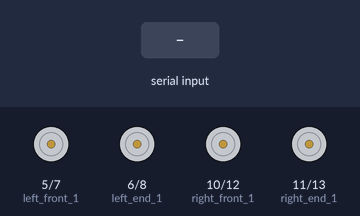
Simulated run of this sketch. Board: Arduino Uno, built with avr-gcc and run on an emulated ATmega328P. Parts: motor-driver pin pairs drawn as motors (green arrow = first pin HIGH = forward, orange = second pin HIGH = backward, longer = more drive). Inputs (shaded band) come from the test bench. What the sketch prints to the serial monitor is not drawn.

Above: at 1.2 s.
1.3 s: "G" received over the second serial link
At 2.1 s:
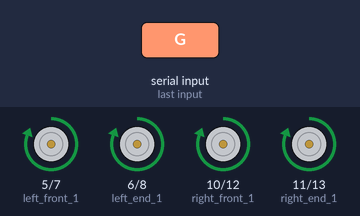
2.8 s: "K" received over the second serial link
At 3.3 s:
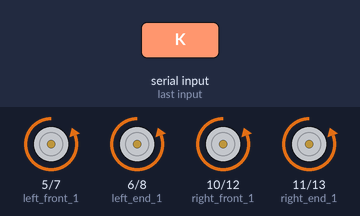
4.3 s: "H" received over the second serial link
At 5.5 s:
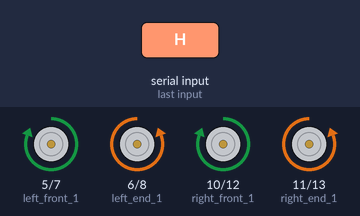
5.8 s: "J" received over the second serial link
At 6.8 s:
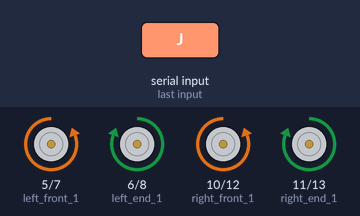
Timing chart, 0 to 8.3 s (numbered marks = the images above; inputs shaded):
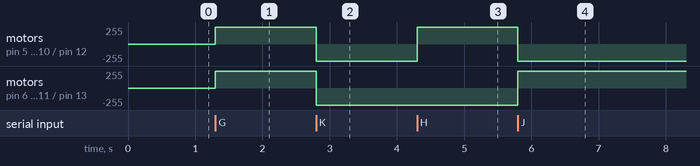

Measured:
- after the input at 1.3 s, motor on pin 5 (left_front_1) / pin 7 (left_front_2), motor on pin 6 (left_end_1) / pin 8 (left_end_2), motor on pin 10 (right_front_1) / pin 12 (right_front_2), motor on pin 11 (right_end_1) / pin 13 (right_end_2): stopped → forward 255/255 at once
- after the input at 2.8 s, motor on pin 5 (left_front_1) / pin 7 (left_front_2), motor on pin 6 (left_end_1) / pin 8 (left_end_2), motor on pin 10 (right_front_1) / pin 12 (right_front_2), motor on pin 11 (right_end_1) / pin 13 (right_end_2): forward 255/255 → backward 255/255 at once
- after the input at 4.3 s, motor on pin 5 (left_front_1) / pin 7 (left_front_2), motor on pin 10 (right_front_1) / pin 12 (right_front_2): backward 255/255 → forward 255/255 at once
- after the input at 5.8 s, motor on pin 5 (left_front_1) / pin 7 (left_front_2), motor on pin 10 (right_front_1) / pin 12 (right_front_2): forward 255/255 → backward 255/255 at once; motor on pin 6 (left_end_1) / pin 8 (left_end_2), motor on pin 11 (right_end_1) / pin 13 (right_end_2): backward 255/255 → forward 255/255 at once

The sketch:

25_car.ino
```cpp
#include <SoftwareSerial.h>

SoftwareSerial BT(3, 4);

const int left_front_1 = 5;
const int left_front_2 = 7;
const int left_end_1 = 6;
const int left_end_2 = 8;
const int right_front_1 = 10;
const int right_front_2 = 12;
const int right_end_1 = 11;
const int right_end_2 = 13;

char val;

void setup() {
  // put your setup code here, to run once:
  Serial.begin(9600);
  Serial.println("bluetooth is ready!");
  BT.begin(9600);

  pinMode(left_front_1, OUTPUT);
  pinMode(left_front_2, OUTPUT);
  pinMode(left_end_1, OUTPUT);
  pinMode(left_end_2, OUTPUT);

  pinMode(right_front_1, OUTPUT);
  pinMode(right_front_2, OUTPUT);
  pinMode(right_end_1, OUTPUT);
  pinMode(right_end_2, OUTPUT);

  digitalWrite(left_front_1, LOW);
  digitalWrite(left_front_2, LOW);
  digitalWrite(left_end_1, LOW);
  digitalWrite(left_end_2, LOW);

  digitalWrite(right_front_1, LOW);
  digitalWrite(right_front_2, LOW);
  digitalWrite(right_end_1, LOW);
  digitalWrite(right_end_2, LOW);
}

void loop() {
  if (BT.available()) {
    char newVal = BT.read();
    Serial.print(val);
    if (newVal != val) {
      val = newVal;
      if (val == 'A') {
        digitalWrite(left_front_1, LOW);
        digitalWrite(left_front_2, LOW);
        digitalWrite(left_end_1, LOW);
        digitalWrite(left_end_2, LOW);

        digitalWrite(right_front_1, LOW);
        digitalWrite(right_front_2, LOW);
        digitalWrite(right_end_1, LOW);
        digitalWrite(right_end_2, LOW);
      } else if (val == 'G') {
        digitalWrite(left_front_1, HIGH);
        digitalWrite(left_front_2, LOW);
        digitalWrite(left_end_1, HIGH);
        digitalWrite(left_end_2, LOW);

        digitalWrite(right_front_1, HIGH);
        digitalWrite(right_front_2, LOW);
        digitalWrite(right_end_1, HIGH);
        digitalWrite(right_end_2, LOW);
      } else if (val == 'K') {
        digitalWrite(left_front_1, LOW);
        digitalWrite(left_front_2, HIGH);
        digitalWrite(left_end_1, LOW);
        digitalWrite(left_end_2, HIGH);

        digitalWrite(right_front_1, LOW);
        digitalWrite(right_front_2, HIGH);
        digitalWrite(right_end_1, LOW);
        digitalWrite(right_end_2, HIGH);
      } else if (val == 'H') { //left
        digitalWrite(left_front_1, HIGH);
        digitalWrite(left_front_2, LOW);
        digitalWrite(left_end_1, LOW);
        digitalWrite(left_end_2, HIGH);

        digitalWrite(right_front_1, HIGH);
        digitalWrite(right_front_2, LOW);
        digitalWrite(right_end_1, LOW);
        digitalWrite(right_end_2, HIGH);
      } else if (val == 'J') { // right
        digitalWrite(left_front_1, LOW);
        digitalWrite(left_front_2, HIGH);
        digitalWrite(left_end_1, HIGH);
        digitalWrite(left_end_2, LOW);

        digitalWrite(right_front_1, LOW);
        digitalWrite(right_front_2, HIGH);
        digitalWrite(right_end_1, HIGH);
        digitalWrite(right_end_2, LOW);
      }
    }
  }
}
```
